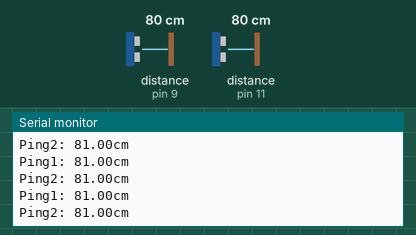
Recording of a sketch running on a simulated Arduino Uno, built with avr-gcc and run on an emulated ATmega328P. Shown: the last lines printed to the serial monitor. The inputs (shaded band) are chosen by the test bench; at power-on: distance to the obstacle (sensors on pin 9, pin 11) 80 cm. The echo pulse lasts 58.3 µs per cm.

Above: at 1.2 s.
1.3 s: distance to the obstacle (sensor on pin 9) set to 9 cm
At 1.31 s:
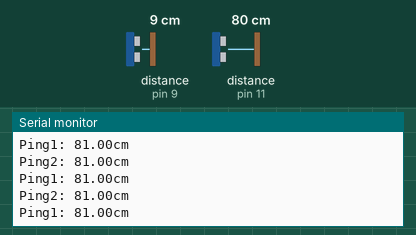
4.3 s: distance to the obstacle (sensor on pin 11) set to 2 cm
At 4.3 s:
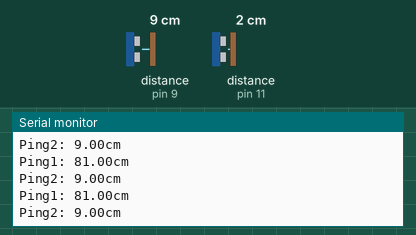
7.3 s: distance to the obstacle (sensor on pin 9) set to 18 cm
At 8.4 s:
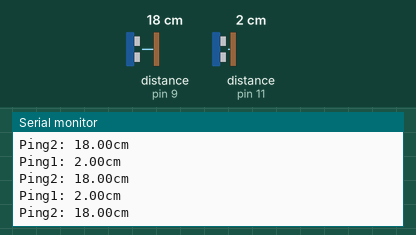
10.3 s: distance to the obstacle (sensor on pin 11) set to 4 cm
At 11.0 s:
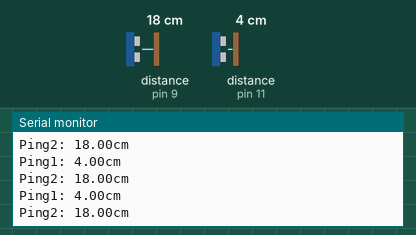
13.3 s: distance to the obstacle (sensor on pin 9) set to 2 cm
At 13.8 s:
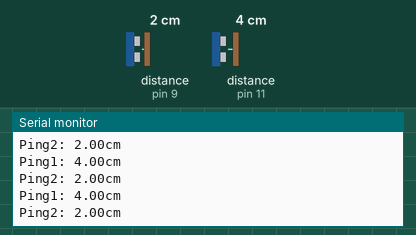
16.3 s: distance to the obstacle (sensor on pin 11) set to 60 cm
At 16.36 s:
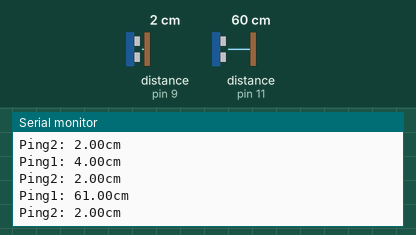
Timing chart, 0 to 19.3 s (numbered marks = the images above; inputs shaded):
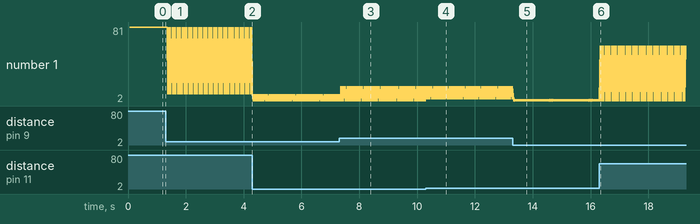

Measured:
- after the input at 7.3 s, the serial monitor: prints a new line after 0.06 s (image 3)
- after the input at 10.3 s, the serial monitor: prints a new line at once (image 4)
- after the input at 13.3 s, the serial monitor: prints a new line after 0.05 s (image 5)
- after the input at 16.3 s, the serial monitor: prints a new line at once (image 6)
- plotted number 1: 81 → 9 after the input at 1.3 s, 2 → 18 after the input at 7.3 s

The sketch:

UltraSonic_Sensor.ino
```cpp
// ---------------------------------------------------------------------------
// Example NewPing library sketch that does a ping about 20 times per second.
// ---------------------------------------------------------------------------

#include <NewPing.h>

#define TRIGGER_PIN  12  // Arduino pin tied to trigger pin on the ultrasonic sensor.
#define ECHO_PIN     11  // Arduino pin tied to echo pin on the ultrasonic sensor.
#define MAX_DISTANCE 200 // Maximum distance we want to ping for (in centimeters). Maximum sensor distance is rated at 400-500cm.

NewPing sonar(TRIGGER_PIN, ECHO_PIN, MAX_DISTANCE); // NewPing setup of pins and maximum distance.
NewPing sonar1(10, 9, MAX_DISTANCE);

void setup() {
  Serial.begin(9600); // Open serial monitor at 115200 baud to see ping results.
}

double ping1, ping2;
void loop() {

  delay(50);                     // Wait 50ms between pings (about 20 pings/sec). 29ms should be the shortest delay between pings.

  ping1 = sonar.ping_cm();
  ping2 = sonar1.ping_cm();

  Serial.print("Ping1: ");
  if(ping1==0.00){
    Serial.println("Out Of Range"); // Send ping, get distance in cm and print result (0 = outside set distance range)
  }
  else{
    Serial.print(ping1);
    Serial.println("cm");
  }

  Serial.print("Ping2: ");
  if(ping2==0.00){
    Serial.println("Out Of Range"); // Send ping, get distance in cm and print result (0 = outside set distance range)
  }
  else{
    Serial.print(ping2);
    Serial.println("cm");
  }


}
```
